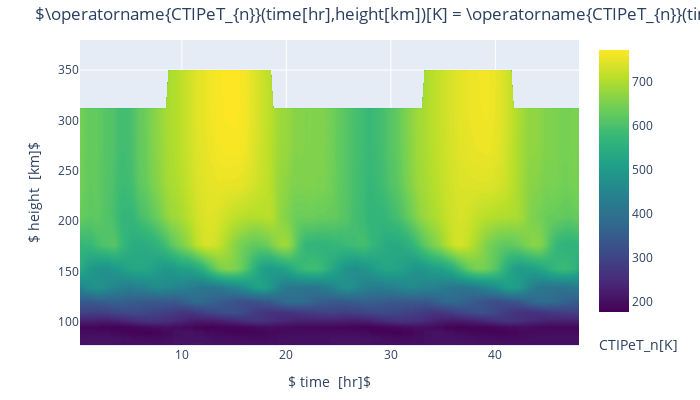

The code cell stored with this chart in its notebook:
### Code cell
# Can slice through any pair of dimensions, as long as the names match the coordinates.
# Note that the maximum and minimum heights of the T_n variable change with time.
# This is because the variable depends on pressure level, which varies.
fig = kamodo_object.plot('CTIPeT_n', plot_partial={'CTIPeT_n': {'lon': 12., 'lat': 30.}})
figMods(fig, ncont=200, colorscale='Viridis', enhanceHover=True)

### Figure 1 — Plotly figure (JSON) as saved in the notebook; plotly's stock layout.template omitted (floating-point values rounded to 4 significant figures; data arrays with more than 128 entries replaced by an {"elided": "..."} marker saying what was removed)
{"data": [{"colorbar": {"title": {"side": "bottom", "text": "CTIPeT_n[K]"}}, "colorscale": [[0, "#440154"], [0.1111, "#482878"], [0.2222, "#3e4989"], [0.3333, "#31688e"], [0.4444, "#26828e"], [0.5556, "#1f9e89"], [0.6667, "#35b779"], [0.7778, "#6ece58"], [0.8889, "#b5de2b"], [1, "#fde725"]], "contours": {"coloring": "fill", "showlines": false}, "hovertemplate": "time [hr]: %{x:.3f} <br>height [km]: %{y:.3f} <br>CTIPeT_n[K]: %{z:.4g} <br><extra></extra>", "meta": "2d-grid", "ncontours": 200, "type": "contour", "x": {"elided": "192 float values"}, "y": [75.85, 77.31, 83.29, 88.91, 94.28, 100.8, 108.8, 119.4, 133.6, 152.3, 176.1, 204.1, 235.9, 270.8, 307.8, 346.2, 379.9], "z": {"elided": "17x192 float values"}}], "layout": {"autosize": false, "height": 400, "margin": {"b": 32, "pad": 0, "r": 30, "t": 40}, "title": {"text": "$\\operatorname{CTIPeT_{n}}(time[hr],height[km])[K] = \\operatorname{CTIPeT_{n}}(time[hr],lon[deg],lat[deg],height[km])[K] = \\lambda{\\left(time,lon,lat,height \\right)}, lon = 12.0,lat = 30.0$"}, "width": 700, "xaxis": {"title": {"text": "$ time  [hr]$"}}, "yaxis": {"title": {"text": "$ height  [km]$"}}}}
